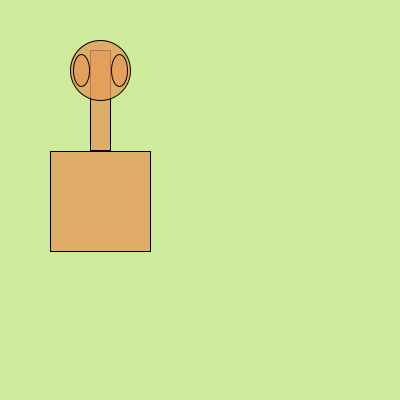
Frame 1 (no input)
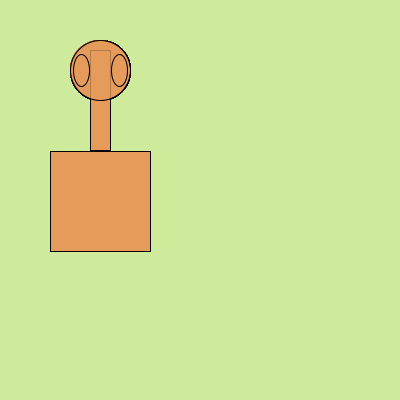
Frame 60 (the mouse pressed at the canvas centre just before this capture)
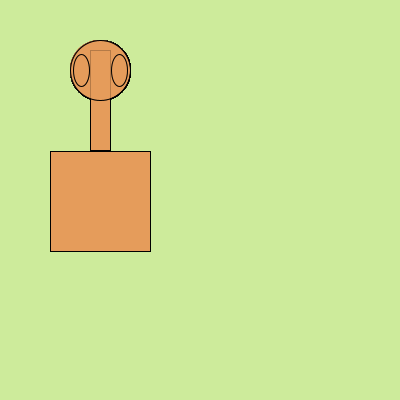
Frame 120 (the mouse held since frame 60 and released just before this capture)

The Processing sketch that drew these frames (run headless with seeded random() and noise(); from frame 60 on, the mouse is pressed at the canvas centre):

// Processing sketch: processing_99200
// ── processing_99200.pde

void setup()
{
  fill(230,155,90,200);
  background(205,235,155,105);
  size(400, 400);
  rectMode(CENTER);
}

void draw()
{
 
rect(100,100,20,100);
ellipse(100,70,60,60);
ellipse(81,70,16,32); 
ellipse(119,70,16,32); 
rect(100,201,100,100);

}
